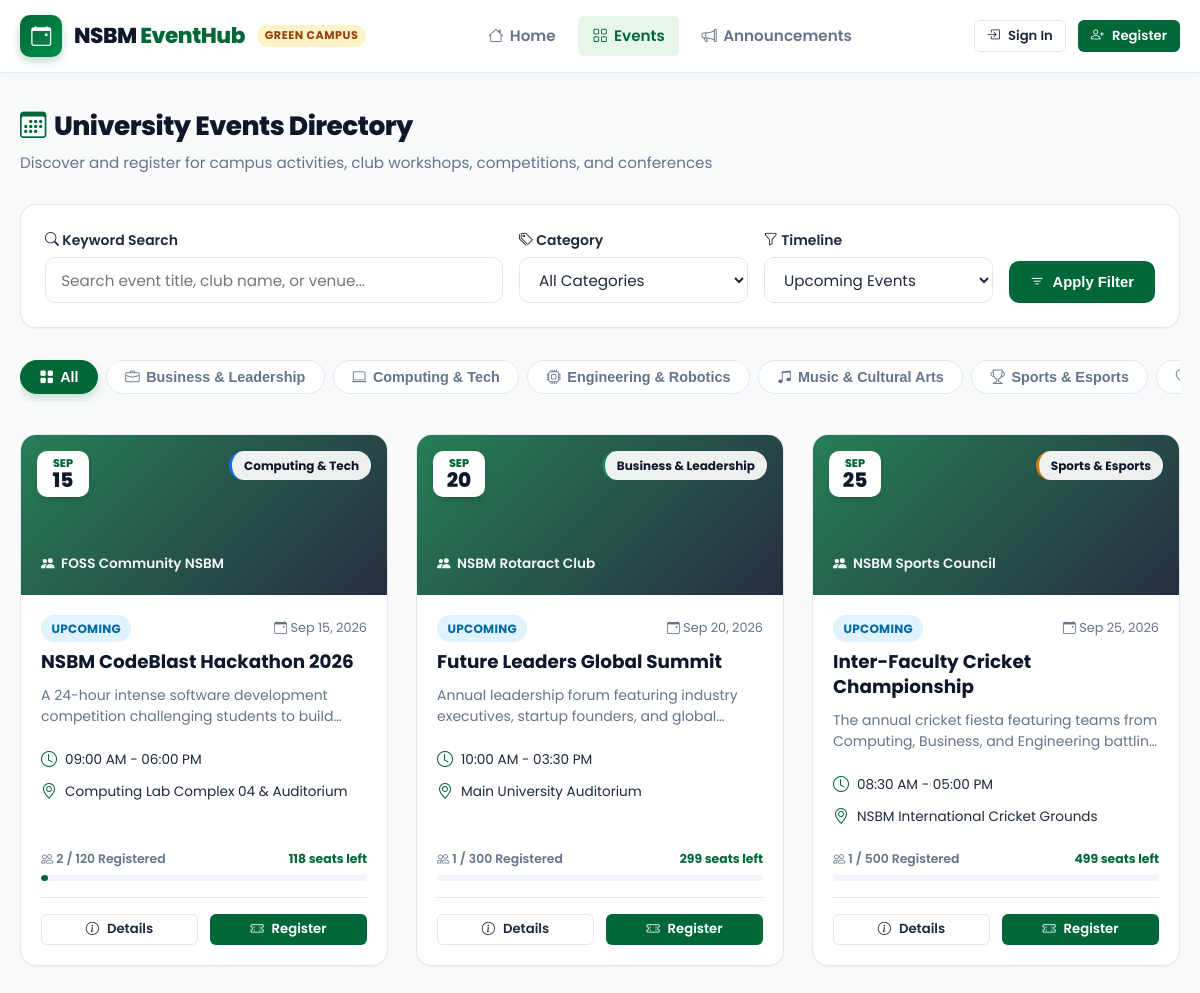
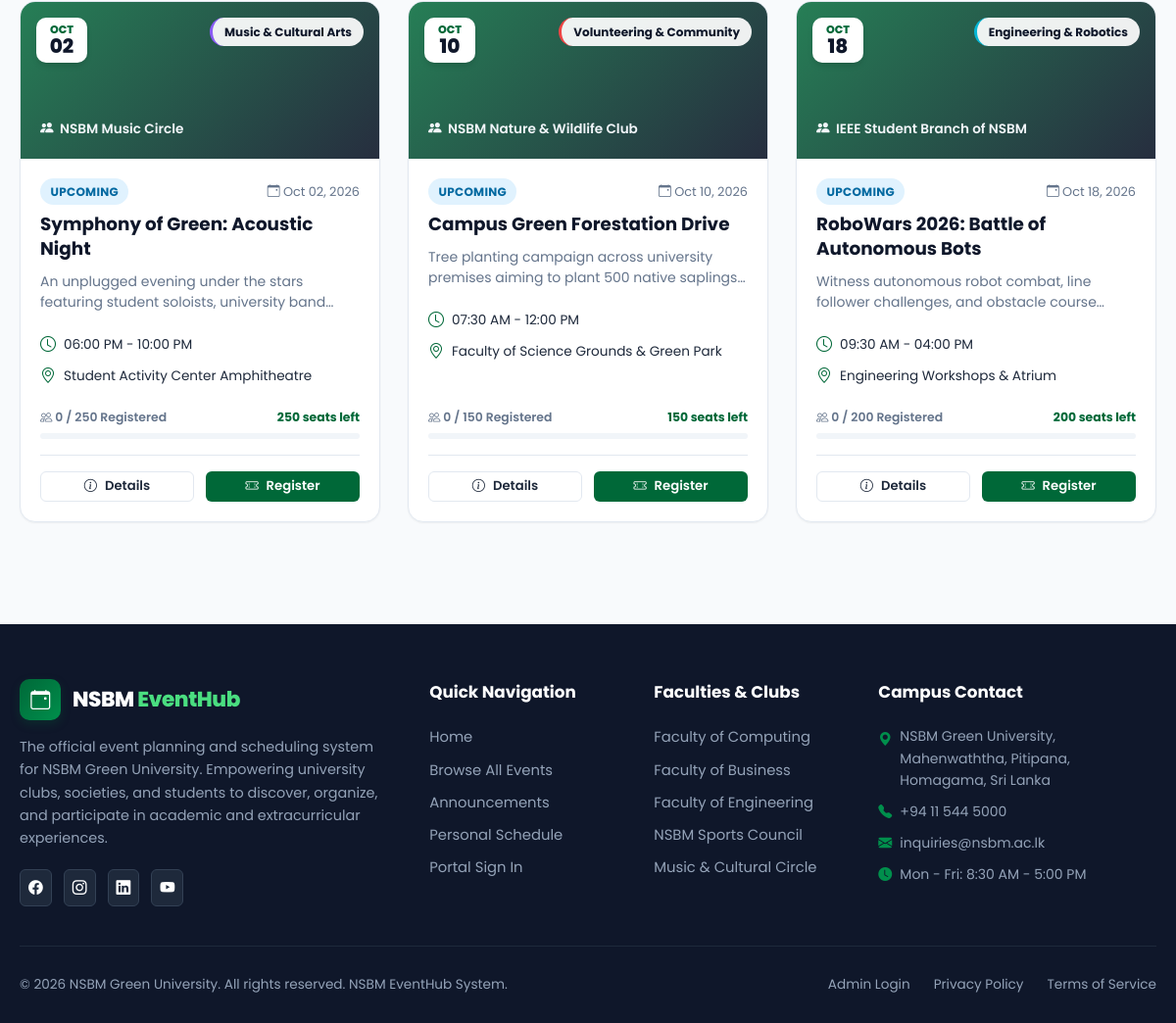
Screenshot of /events.php with the database file from the repository (2 pictures, top to bottom).
### tables this page shows
CREATE TABLE categories (
    id INT AUTO_INCREMENT PRIMARY KEY,
    name VARCHAR(100) NOT NULL UNIQUE,
    description TEXT NULL,
    icon VARCHAR(50) NOT NULL DEFAULT 'bi-bookmark',
    color_code VARCHAR(20) NOT NULL DEFAULT '#006838',
    created_at TIMESTAMP DEFAULT CURRENT_TIMESTAMP
);

CREATE TABLE events (
    id INT AUTO_INCREMENT PRIMARY KEY,
    category_id INT NOT NULL,
    title VARCHAR(200) NOT NULL,
    club_name VARCHAR(150) NOT NULL,
    description TEXT NOT NULL,
    venue VARCHAR(200) NOT NULL,
    event_date DATE NOT NULL,
    start_time TIME NOT NULL,
    end_time TIME NOT NULL,
    capacity INT NOT NULL DEFAULT 100,
    banner_image VARCHAR(255) NULL,
    status ENUM('upcoming', 'ongoing', 'completed', 'cancelled') NOT NULL DEFAULT 'upcoming',
    created_by INT NOT NULL,
    created_at TIMESTAMP DEFAULT CURRENT_TIMESTAMP,
    CONSTRAINT fk_event_category FOREIGN KEY (category_id) REFERENCES categories(id) ON DELETE CASCADE,
    CONSTRAINT fk_event_creator FOREIGN KEY (created_by) REFERENCES users(id) ON DELETE CASCADE
);

### config/database.php (called while the page is built, shortened)
<?php
function formatDate($dateString) {
    $timestamp = strtotime($dateString);
    return date('M d, Y', $timestamp);
}
function formatTime($timeString) {
    $timestamp = strtotime($timeString);
    return date('h:i A', $timestamp);
}
function getBaseUrl() {
    $scriptName = str_replace('\\', '/', $_SERVER['SCRIPT_NAME'] ?? '');
    $dir = str_replace('\\', '/', dirname($scriptName));
    $trimmed = trim($dir, '/');
    return $trimmed === '' ? '/' : '/' . $trimmed . '/';
}
function getStatusBadgeClass($status) {
    switch (strtolower($status)) {
        case 'upcoming':
            return 'badge-upcoming';
    }
}

### events.php (the view, shortened to what this page needs)
<?php
require_once __DIR__ . '/config/database.php';
$pdo = getDbConnection();
$search = isset($_GET['search']) ? trim($_GET['search']) : '';
$selectedCategory = isset($_GET['category']) ? (int)$_GET['category'] : 0;
$timeFilter = isset($_GET['time']) ? trim($_GET['time']) : 'upcoming';
$categoriesStmt = $pdo->query("SELECT * FROM categories ORDER BY name ASC");
$categories = $categoriesStmt->fetchAll();
$query = "
    SELECT e.*, c.name as category_name, c.color_code as category_color, c.icon as category_icon,
           (SELECT COUNT(*) FROM registrations r WHERE r.event_id = e.id AND r.status != 'cancelled') as registered_count
    FROM events e
    JOIN categories c ON e.category_id = c.id
    WHERE 1=1
";
$params = [];
if ($timeFilter === 'upcoming') {
    $query .= " AND e.event_date >= CURDATE() AND e.status != 'cancelled'";
} elseif ($timeFilter === 'past') {
    $query .= " AND e.event_date < CURDATE()";
} elseif ($timeFilter === 'today') {
    $query .= " AND e.event_date = CURDATE()";
}
$query .= " ORDER BY e.event_date ASC, e.start_time ASC";
$stmt = $pdo->prepare($query);
$stmt->execute($params);
$events = $stmt->fetchAll();
require_once __DIR__ . '/includes/header.php';
?>
<div class="container" style="padding-top: 2rem;">
    <div class="section-header">
        <div>
            <h1 class="section-title"><i class="bi bi-calendar3"></i> University Events Directory</h1>
            <p class="section-subtitle">Discover and register for campus activities, club workshops, competitions, and conferences</p>
        </div>
    </div>
    <div class="card" style="margin-bottom: 2rem;">
        <div class="card-body">
            <form action="<?php echo $baseUrl; ?>events.php" method="GET" style="display: flex; gap: 1rem; flex-wrap: wrap; align-items: flex-end;">
                <div style="flex: 2; min-width: 220px;">
                    <label class="form-label"><i class="bi bi-search"></i> Keyword Search</label>
                    <input type="text" name="search" id="liveEventSearch" class="form-control" placeholder="Search event title, club name, or venue..." value="<?php echo htmlspecialchars($search); ?>">
                </div>
                <div style="flex: 1; min-width: 180px;">
                    <label class="form-label"><i class="bi bi-tags"></i> Category</label>
                    <select name="category" id="categoryFilterSelect" class="form-control">
                        <option value="">All Categories</option>
                    </select>
                </div>
                <div style="flex: 1; min-width: 160px;">
                    <label class="form-label"><i class="bi bi-funnel"></i> Timeline</label>
                    <select name="time" class="form-control">
                        <option value="upcoming" <?php echo $timeFilter === 'upcoming' ? 'selected' : ''; ?>>Upcoming Events</option>
                    </select>
                </div>
                <div style="display: flex; gap: 0.5rem;">
                    <button type="submit" class="btn btn-primary">
                        <i class="bi bi-filter"></i> Apply Filter
                    </button>
                </div>
            </form>
        </div>
    </div>
    <div class="category-filter-bar">
        <button type="button" class="category-pill category-pill-btn <?php echo empty($selectedCategory) ? 'active' : ''; ?>" data-category-id="">
            <i class="bi bi-grid-fill"></i> All
        </button>
        <?php foreach ($categories as $cat): ?>
            <button type="button" class="category-pill category-pill-btn <?php echo $selectedCategory == $cat['id'] ? 'active' : ''; ?>" data-category-id="<?php echo $cat['id']; ?>">
                <i class="bi <?php echo htmlspecialchars($cat['icon']); ?>"></i>
                <?php echo htmlspecialchars($cat['name']); ?>
            </button>
        <?php endforeach; ?>
    </div>
    <div class="events-grid">
        <?php foreach ($events as $evt):
            $seatsLeft = max(0, $evt['capacity'] - $evt['registered_count']);
            $pctFilled = min(100, round(($evt['registered_count'] / $evt['capacity']) * 100));
            $barClass = $pctFilled >= 90 ? 'danger' : ($pctFilled >= 70 ? 'warning' : '');
            $evtMonth = date('M', strtotime($evt['event_date']));
            $evtDay = date('d', strtotime($evt['event_date']));
        ?>
            <div class="event-card event-card-item"
                 data-title="<?php echo htmlspecialchars($evt['title']); ?>"
                 data-club="<?php echo htmlspecialchars($evt['club_name']); ?>"
                 data-venue="<?php echo htmlspecialchars($evt['venue']); ?>"
                 data-category-id="<?php echo $evt['category_id']; ?>">
                <div class="event-card-header" style="background-image: linear-gradient(135deg, rgba(0, 104, 56, 0.85) 0%, rgba(15, 23, 42, 0.9) 100%);">
                    <div class="event-date-badge">
                        <div class="event-date-month"><?php echo $evtMonth; ?></div>
                        <div class="event-date-day"><?php echo $evtDay; ?></div>
                    </div>
                    <span class="event-category-tag" style="border-left: 3px solid <?php echo htmlspecialchars($evt['category_color']); ?>;">
                        <?php echo htmlspecialchars($evt['category_name']); ?>
                    </span>
                    <div class="event-club-meta">
                        <i class="bi bi-people-fill"></i> <?php echo htmlspecialchars($evt['club_name']); ?>
                    </div>
                </div>
                <div class="event-card-body">
                    <div style="display: flex; justify-content: space-between; align-items: center; margin-bottom: 0.5rem;">
                        <span class="badge <?php echo getStatusBadgeClass($evt['status']); ?>">
                            <?php echo ucfirst($evt['status']); ?>
                        </span>
                        <span style="font-size: 0.8rem; color: var(--text-muted);">
                            <i class="bi bi-calendar-event"></i> <?php echo formatDate($evt['event_date']); ?>
                        </span>
                    </div>
                    <h3 class="event-title">
                        <a href="<?php echo $baseUrl; ?>event_details.php?id=<?php echo $evt['id']; ?>"><?php echo htmlspecialchars($evt['title']); ?></a>
                    </h3>
                    <p class="event-description"><?php echo htmlspecialchars($evt['description']); ?></p>
                    <ul class="event-meta-list">
                        <li class="event-meta-item">
                            <i class="bi bi-clock"></i>
                            <span><?php echo formatTime($evt['start_time']); ?> - <?php echo formatTime($evt['end_time']); ?></span>
                        </li>
                        <li class="event-meta-item">
                            <i class="bi bi-geo-alt"></i>
                            <span><?php echo htmlspecialchars($evt['venue']); ?></span>
                        </li>
                    </ul>
                    <div class="event-capacity-bar-wrapper">
                        <div class="event-capacity-label">
                            <span><i class="bi bi-people"></i> <?php echo $evt['registered_count']; ?> / <?php echo $evt['capacity']; ?> Registered</span>
                            <span style="font-weight: 700; color: <?php echo $seatsLeft <= 10 ? 'var(--danger)' : 'var(--primary)'; ?>;">
                                <?php echo $seatsLeft; ?> seats left
                            </span>
                        </div>
                        <div class="progress-bar-bg">
                            <div class="progress-bar-fill <?php echo $barClass; ?>" style="width: <?php echo $pctFilled; ?>%;"></div>
                        </div>
                    </div>
                    <div class="event-card-footer">
                        <a href="<?php echo $baseUrl; ?>event_details.php?id=<?php echo $evt['id']; ?>" class="btn btn-secondary btn-sm">
                            <i class="bi bi-info-circle"></i> Details
                        </a>
                        <a href="<?php echo $baseUrl; ?>event_details.php?id=<?php echo $evt['id']; ?>" class="btn btn-primary btn-sm">
                            <i class="bi bi-ticket-perforated"></i> Register
                        </a>
                    </div>
                </div>
            </div>
        <?php endforeach; ?>
    </div>
</div>
<?php require_once __DIR__ . '/includes/footer.php'; ?>

### rows the page displays
categories: name "Business & Leadership"
categories: name "Computing & Tech"
categories: name "Engineering & Robotics"
categories: name "Music & Cultural Arts"
categories: name "Sports & Esports"
events: event_date "SEP", event_date "15", category.name "Computing & Tech", club_name "FOSS Community NSBM", status "UPCOMING", event_date "Sep 15, 2026", title "NSBM CodeBlast Hackathon 2026", description "A 24-hour intense software development competition challenging students to…", start_time "09:00 AM", end_time "06:00 PM", venue "Computing Lab Complex 04 & Auditorium", registered_count "2", capacity "120", seatsLeft "118"
events: event_date "SEP", event_date "20", category.name "Business & Leadership", club_name "NSBM Rotaract Club", status "UPCOMING", event_date "Sep 20, 2026", title "Future Leaders Global Summit", description "Annual leadership forum featuring industry executives, startup founders, and…", start_time "10:00 AM", end_time "03:30 PM", venue "Main University Auditorium", registered_count "1", capacity "300", seatsLeft "299"
events: event_date "SEP", event_date "25", category.name "Sports & Esports", club_name "NSBM Sports Council", status "UPCOMING", event_date "Sep 25, 2026", title "Inter-Faculty Cricket Championship", description "The annual cricket fiesta featuring teams from Computing, Business, and Engineering…", start_time "08:30 AM", end_time "05:00 PM", venue "NSBM International Cricket Grounds", registered_count "1", capacity "500", seatsLeft "499"
events: event_date "OCT", event_date "02", category.name "Music & Cultural Arts", club_name "NSBM Music Circle", status "UPCOMING", event_date "Oct 02, 2026", title "Symphony of Green: Acoustic Night", description "An unplugged evening under the stars featuring student soloists, university…", start_time "06:00 PM", end_time "10:00 PM", venue "Student Activity Center Amphitheatre", registered_count "0", capacity "250"
events: event_date "OCT", event_date "10", category.name "Volunteering & Community", club_name "NSBM Nature & Wildlife Club", status "UPCOMING", event_date "Oct 10, 2026", title "Campus Green Forestation Drive", description "Tree planting campaign across university premises aiming to plant 500 native…", start_time "07:30 AM", end_time "12:00 PM", venue "Faculty of Science Grounds & Green Park", registered_count "0", capacity "150"
events: event_date "OCT", event_date "18", category.name "Engineering & Robotics", club_name "IEEE Student Branch of NSBM", status "UPCOMING", event_date "Oct 18, 2026", title "RoboWars 2026: Battle of Autonomous Bots", description "Witness autonomous robot combat, line follower challenges, and obstacle…", start_time "09:30 AM", end_time "04:00 PM", venue "Engineering Workshops & Atrium", registered_count "0", capacity "200"
